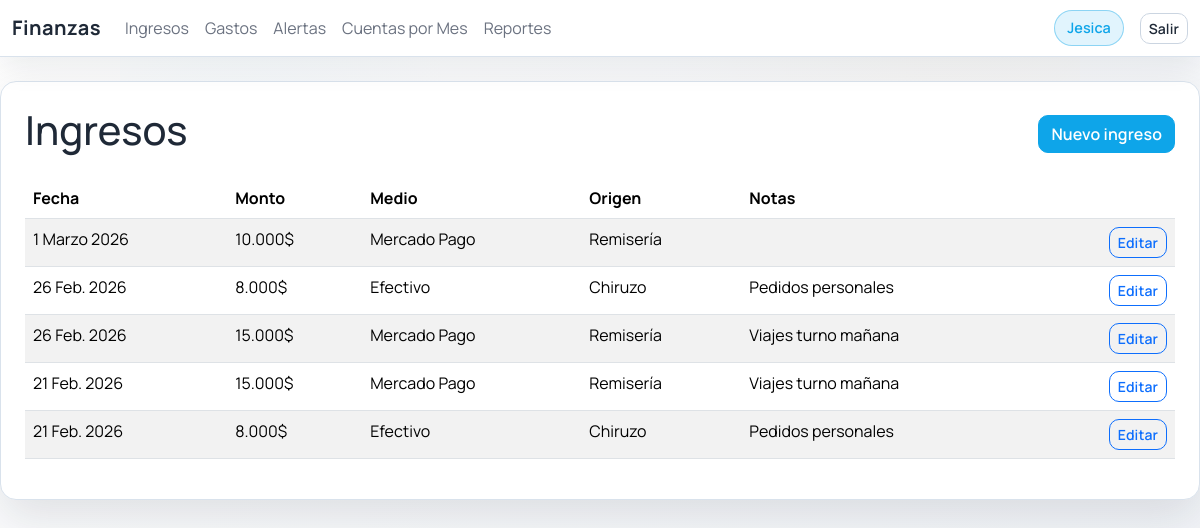
Page /ingresos/ (signed in) on the committed database.
### core/models.py (models this page shows, shortened)
class Income(models.Model):
	date = models.DateField(default=timezone.localdate)
	amount = models.DecimalField(max_digits=12, decimal_places=2, default=Decimal("0"))
	payment_method = models.CharField(max_length=50, choices=PaymentMethod.choices)
	origin = models.CharField(max_length=50, choices=IncomeOrigin.choices, default=IncomeOrigin.REMISERIA)
	notes = models.TextField(blank=True)
	created_by = models.ForeignKey(settings.AUTH_USER_MODEL, on_delete=models.PROTECT, related_name="incomes")
	created_at = models.DateTimeField(auto_now_add=True)
	class Meta:
		ordering = ["-date", "-created_at"]

### core/views.py (the view)
class IncomeListView(LoginRequiredMixin, ListView):
    model = Income
    template_name = "ingresos/list.html"
    context_object_name = "ingresos"
    def get_queryset(self):
        qs = super().get_queryset()
        origin = self.request.GET.get("origen")
        if origin in dict(IncomeOrigin.choices):
            qs = qs.filter(origin=origin)
        if is_receptionist(self.request.user):
            qs = qs.filter(created_by=self.request.user)
        return qs

### core/templatetags/money.py (called while the page is built)
@register.filter
def money(value):
    try:
        amount = Decimal(str(value or 0))
    except (InvalidOperation, TypeError, ValueError):
        return "0$"
    sign = "-" if amount < 0 else ""
    amount = abs(amount).quantize(Decimal("0.01"))
    integer_part = int(amount)
    decimal_part = int((amount - integer_part) * 100)
    integer_text = f"{integer_part:,}".replace(",", ".")
    if decimal_part:
        return f"{sign}{integer_text},{decimal_part:02d}$"
    return f"{sign}{integer_text}$"

### core/templatetags/roles.py (called while the page is built)
@register.filter
def es_admin(user):
    if not user or not user.is_authenticated:
        return False
    return user.is_staff or user.is_superuser or user.groups.filter(name__iexact="administrador").exists()

### core/views.py (called while the page is built)
def is_receptionist(user) -> bool:
    return user.groups.filter(name__iexact="recepcionista").exists() and not is_admin(user)

### templates/ingresos/list.html (shortened to what this page needs)
{% extends 'base.html' %}
{% load money %}
{% block content %}
<div class="d-flex justify-content-between align-items-center mb-3">
    <h1>Ingresos</h1>
    <a class="btn btn-primary" href="{% url 'ingresos-nuevo' %}">Nuevo ingreso</a>
</div>
<table class="table table-striped table-mobile">
    <thead><tr><th>Fecha</th><th>Monto</th><th>Medio</th><th>Origen</th><th>Notas</th><th></th></tr></thead>
    <tbody>
    {% for ingreso in ingresos %}
        <tr>
            <td data-label="Fecha">{{ ingreso.date }}</td>
            <td data-label="Monto">{{ ingreso.amount|money }}</td>
            <td data-label="Medio">{{ ingreso.get_payment_method_display }}</td>
            <td data-label="Origen">{{ ingreso.get_origin_display }}</td>
            <td data-label="Notas">{{ ingreso.notes }}</td>
            <td class="text-end" data-label="Acciones">
                <a class="btn btn-sm btn-outline-primary" href="{% url 'ingresos-update' ingreso.pk %}">Editar</a>
            </td>
        </tr>
    {% empty %}
        <tr><td colspan="6">Sin ingresos cargados.</td></tr>
    {% endfor %}
    </tbody>
</table>
{% endblock %}

### templates/base.html (shortened to what this page needs)
{% load static %}
{% load roles %}
<!doctype html>
<html lang="es">
<head>
    <link href="https://cdn.jsdelivr.net/npm/bootstrap@5.3.3/dist/css/bootstrap.min.css" rel="stylesheet">
    <link href="{% static 'css/app.css' %}" rel="stylesheet">
</head>
<body class="app-body">
<nav class="navbar navbar-expand-lg navbar-light glass-nav mb-4">
    <div class="container-fluid">
        {% if request.user.is_authenticated %}
        <a class="navbar-brand" href="/">Finanzas</a>
        {% else %}
        <a class="navbar-brand" href="/">ZEIT</a>
        {% endif %}
        <div class="collapse navbar-collapse" id="navbarNav">
            <ul class="navbar-nav me-auto">
                {% if request.user.is_authenticated %}
                    <li class="nav-item"><a class="nav-link" href="/ingresos/">Ingresos</a></li>
                    {% if request.user|es_admin %}
                        <li class="nav-item"><a class="nav-link" href="/gastos/">Gastos</a></li>
                        <li class="nav-item"><a class="nav-link" href="/alertas/">Alertas</a></li>
                        <li class="nav-item"><a class="nav-link" href="/cuentas-mes/">Cuentas por Mes</a></li>
                        <li class="nav-item"><a class="nav-link" href="/reportes/">Reportes</a></li>
                    {% elif request.user|es_recepcionista %}
                        <li class="nav-item"><a class="nav-link" href="/gastos/vale/">Egreso</a></li>
                    {% endif %}
                {% endif %}
            </ul>
            {% if request.user.is_authenticated %}
            <span class="navbar-text me-3 stat-pill">{{ request.user.first_name|default:request.user.username }}</span>
            <a class="btn btn-outline-light btn-sm" href="/accounts/logout/">Salir</a>
            {% endif %}
        </div>
    </div>
</nav>
<div class="container-fluid content-shell fade-in px-3 px-md-4">
    {% block content %}{% endblock %}
</div>
</body>
</html>

### static/css/app.css (style rules this page uses)
:root { --bg: #f6f7fb; --bg-muted: #eef1f6; --surface: #ffffff; --surface-strong: #f3f6fb; --accent: #0ea5e9; --accent-2: #f59e0b; --text: #1f2937; --text-muted: #6b7280; --border: #d9e2ec; --shadow: 0 18px 48px rgba(15, 23, 42, 0.12); }
* { box-sizing: border-box; }
body.app-body { font-family: 'Manrope', 'Segoe UI', sans-serif; background: linear-gradient(135deg, rgba(255, 255, 255, 0.78), rgba(238, 241, 246, 0.82)), url('../img/remiseria-logo.png'), radial-gradient(circle at 20% 20%, rgba(14, 165, 233, 0.12), transparent 28%), radial-gradient(circle at 80% 0%, rgba(245, 158, 11, 0.1), transparent 32%); background-repeat: no-repeat, no-repeat, no-repeat, no-repeat; background-size: cover, 520px, 50%, 50%; background-position: center center, center 18%, 20% 15%, 80% 5%; color: var(--text); min-height: 100vh; padding-bottom: 32px; }
.navbar.glass-nav { position: sticky; top: 0; z-index: 1030; background: rgba(255, 255, 255, 0.95); backdrop-filter: blur(10px); border-bottom: 1px solid var(--border); box-shadow: 0 10px 30px rgba(15, 23, 42, 0.08); }
.navbar-brand { font-weight: 700; letter-spacing: 0.5px; color: var(--text); }
.nav-link { color: var(--text-muted); transition: color 0.2s ease, transform 0.2s ease; }
.content-shell { background: var(--surface); border: 1px solid var(--border); border-radius: 16px; box-shadow: var(--shadow); padding: 24px; max-width: 1200px; margin: 0 auto 24px; }
.btn { border-radius: 10px; font-weight: 600; letter-spacing: 0.1px; }
.btn-primary { background-color: #0ea5e9; border-color: #0ea5e9; color: #ffffff; }
.btn-outline-light { color: #1f2937; border-color: #cbd5e1; background-color: #ffffff; }
.fade-in { opacity: 0; transform: translateY(12px); animation: fadeInUp 0.7s ease forwards; }
.stat-pill { display: inline-flex; align-items: center; gap: 8px; padding: 6px 12px; background: rgba(14, 165, 233, 0.12); color: var(--accent); border-radius: 999px; border: 1px solid rgba(14, 165, 233, 0.4); font-weight: 600; font-size: 0.9rem; }

### rows in the picture
Income: date "1 Marzo 2026", amount "10.000$", payment_method "Mercado Pago", origin "Remisería"
Income: date "26 Feb. 2026", amount "8.000$", payment_method "Efectivo", origin "Chiruzo", notes "Pedidos personales"
Income: date "26 Feb. 2026", amount "15.000$", payment_method "Mercado Pago", origin "Remisería", notes "Viajes turno mañana"
Income: date "21 Feb. 2026", amount "15.000$", payment_method "Mercado Pago", origin "Remisería", notes "Viajes turno mañana"
Income: date "21 Feb. 2026", amount "8.000$", payment_method "Efectivo", origin "Chiruzo", notes "Pedidos personales"

### other values in the picture
{{ request.user.first_name|default:request.user.username }} "Jesica"
